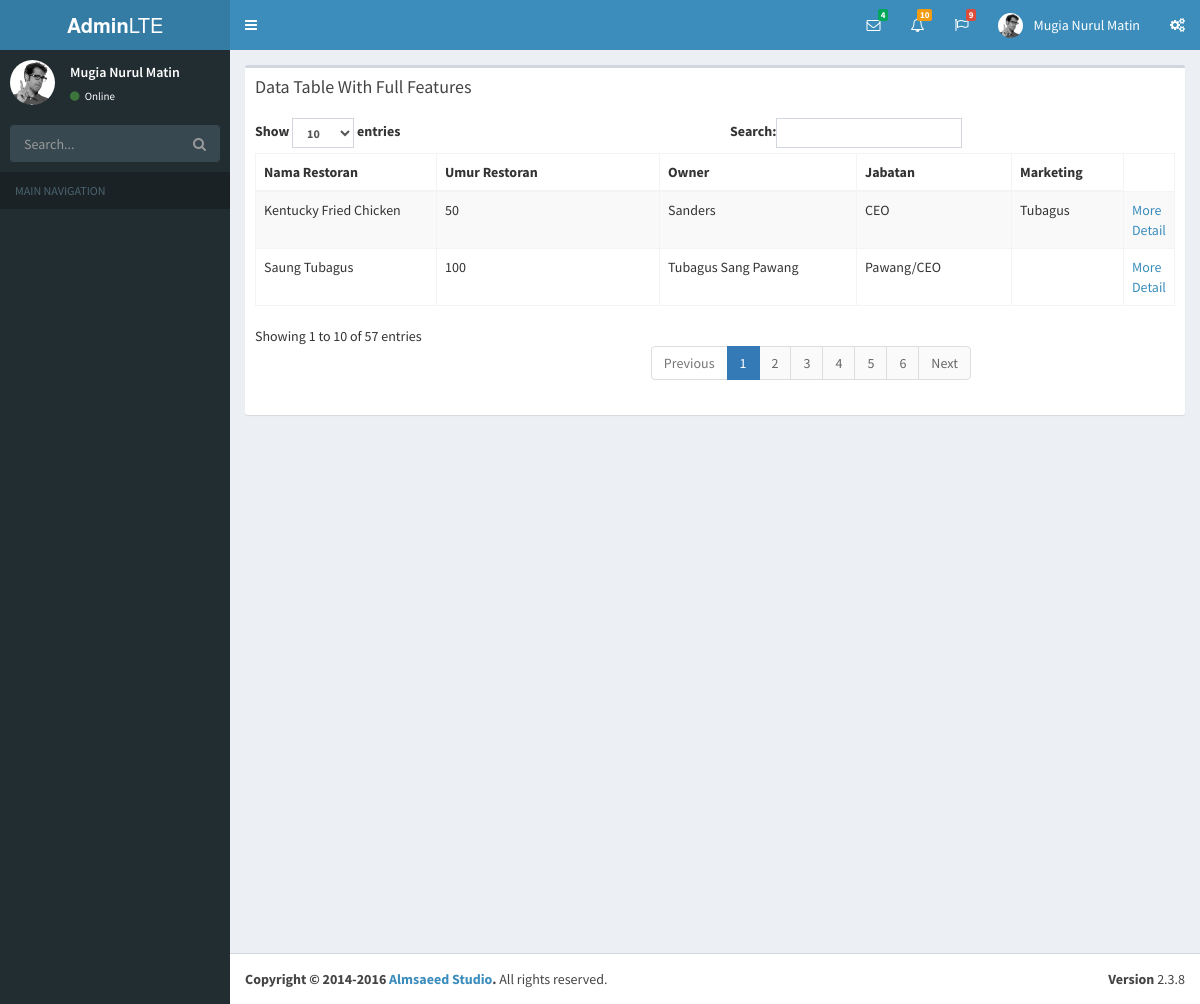
Screenshot of /index.php/c_resto/view_resto with the database file from the repository.
### tables this page shows
CREATE TABLE `resto` (
  `id` int(5) NOT NULL,
  `nama_resto` varchar(50) NOT NULL,
  `umur_resto` int(10) NOT NULL,
  `owner` varchar(50) NOT NULL,
  `jabatan` varchar(20) NOT NULL,
  `no_telp` varchar(16) NOT NULL,
  `sistem_sebelumnya` varchar(30) NOT NULL,
  `tanggal_visit` date NOT NULL,
  `id_marketing` int(5) NOT NULL,
  `potensi` varchar(15) NOT NULL
);

CREATE TABLE `marketing` (
  `id` int(5) NOT NULL,
  `nama_marketing` varchar(50) NOT NULL,
  `alamat` varchar(50) NOT NULL,
  `no_telp` int(16) NOT NULL,
  `tempat_lahir` varchar(15) NOT NULL,
  `tanggal_lahir` date NOT NULL,
  `id_users` int(11) NOT NULL
);

### application/controllers/C_resto.php (called while the page is built, shortened)
<?php
class C_resto extends CI_Controller {
	public function navigasi(){
	return"
			<li class='treeview'>
			<a href='".site_url('c_template/index_admin')."'>
            <i class='fa fa-dashboard'></i> <span>Beranda</span>
            <span class='pull-right-container'>
              <i class='fa fa-angle-left pull-right'></i>
            </span>
          </a></li>
		  <li class='active treeview'>
		  <a href='".site_url('c_resto/view_resto')."'>
            <i class='fa fa-dashboard'></i> <span>Mengelola Resto</span>
            <span class='pull-right-container'>
              <i class='fa fa-angle-left pull-right'></i>
            </span>
          </a></li>
		  ";
	}
	public function __construct(){
		$this->load->model('M_resto');
		$this->load->helper('form');
	}
	public function view_resto()
	{
		global $username;
		$a = new C_resto;
		$navigasi=$a->navigasi();
		$resto=$this->M_resto->select_resto()->result();
		$data2= array(
			'resto'=>$resto
		);
		$content=$this->load->view('V_resto',$data2,true);
		$data= array(
			'username'=>$username,
			'content'=>$content,
			'resto'=>$resto,
			'navigasi'=>$navigasi
		);
		$this->load->view('V_template',$data);
	}
}
?>

### index.php (called while the page is built, shortened)
<?php
require_once BASEPATH.'core/CodeIgniter.php';

### application/models/M_resto.php (called while the page is built, shortened)
<?php
class M_resto extends CI_Model{
	function select_resto(){
		$this->db->select('resto.id, resto.nama_resto, resto.umur_resto, resto.owner, resto.jabatan, resto.no_telp, resto.sistem_sebelumnya, resto.tanggal_visit, resto.potensi, marketing.nama_marketing');
		$this->db->from('resto');
		$this->db->join('marketing','resto.id = marketing.id', 'left');
		return $this->db->get();
	}
}
?>

### application/config/constants.php (called while the page is built, shortened)
<?php
$username="Mugia Nurul Matin";

### application/views/V_resto.php (the view)
<div class="box">
         <div class="box-header">
           <h3 class="box-title">Data Table With Full Features</h3>
         </div>
         <div class="box-body">
           <div id="example1_wrapper" class="dataTables_wrapper form-inline dt-bootstrap"><div class="row"><div class="col-sm-6"><div class="dataTables_length" id="example1_length"><label>Show <select name="example1_length" aria-controls="example1" class="form-control input-sm"><option value="10">10</option><option value="25">25</option><option value="50">50</option><option value="100">100</option></select> entries</label></div></div><div class="col-sm-6"><div id="example1_filter" class="dataTables_filter"><label>Search:<input type="search" class="form-control input-sm" placeholder="" aria-controls="example1"></label></div></div></div><div class="row"><div class="col-sm-12"><table id="example1" class="table table-bordered table-striped dataTable" role="grid" aria-describedby="example1_info">
             <thead>
             <tr role="row"><th class="sorting_asc" tabindex="0" aria-controls="example1" rowspan="1" colspan="1" aria-sort="ascending" aria-label="Rendering engine: activate to sort column descending" style="width: 181px;">Nama Restoran</th><th class="sorting" tabindex="0" aria-controls="example1" rowspan="1" colspan="1" aria-label="Browser: activate to sort column ascending" style="width: 223px;">Umur Restoran</th><th class="sorting" tabindex="0" aria-controls="example1" rowspan="1" colspan="1" aria-label="Platform(s): activate to sort column ascending" style="width: 197px;">Owner</th><th class="sorting" tabindex="0" aria-controls="example1" rowspan="1" colspan="1" aria-label="Engine version: activate to sort column ascending" style="width: 155px;">Jabatan</th><th class="sorting" tabindex="0" aria-controls="example1" rowspan="1" colspan="1" aria-label="CSS grade: activate to sort column ascending" style="width: 112px;">Marketing</th></tr>
             </thead>
             <tbody>
	<?php
	foreach($resto as $r){
	echo "<tr role='row' class='even'><td>".$r->nama_resto."</td>";
	echo "<td>".$r->umur_resto."</td>";
	echo "<td>".$r->owner."</td>";
	echo "<td>".$r->jabatan."</td>";
	echo "<td>".$r->nama_marketing."</td>";
	echo "<td><a href=".site_url('C_resto/view_resto2/'.$r->id).">More Detail</a></td></tr>";
	}
	?>
	</tbody>
           </table></div></div><div class="row"><div class="col-sm-5"><div class="dataTables_info" id="example1_info" role="status" aria-live="polite">Showing 1 to 10 of 57 entries</div></div><div class="col-sm-7"><div class="dataTables_paginate paging_simple_numbers" id="example1_paginate"><ul class="pagination"><li class="paginate_button previous disabled" id="example1_previous"><a href="#" aria-controls="example1" data-dt-idx="0" tabindex="0">Previous</a></li><li class="paginate_button active"><a href="#" aria-controls="example1" data-dt-idx="1" tabindex="0">1</a></li><li class="paginate_button "><a href="#" aria-controls="example1" data-dt-idx="2" tabindex="0">2</a></li><li class="paginate_button "><a href="#" aria-controls="example1" data-dt-idx="3" tabindex="0">3</a></li><li class="paginate_button "><a href="#" aria-controls="example1" data-dt-idx="4" tabindex="0">4</a></li><li class="paginate_button "><a href="#" aria-controls="example1" data-dt-idx="5" tabindex="0">5</a></li><li class="paginate_button "><a href="#" aria-controls="example1" data-dt-idx="6" tabindex="0">6</a></li><li class="paginate_button next" id="example1_next"><a href="#" aria-controls="example1" data-dt-idx="7" tabindex="0">Next</a></li></ul></div></div></div></div>
         </div>
       </div>

### application/views/V_template.php (shortened to what this page needs)
<!DOCTYPE html>
<html>
<head>
  <link rel="stylesheet" href="<?php echo base_url('bootstrap/css/bootstrap.min.css'); ?>">
  <link rel="stylesheet" href="https://cdnjs.cloudflare.com/ajax/libs/font-awesome/4.5.0/css/font-awesome.min.css">
  <link rel="stylesheet" href="https://cdnjs.cloudflare.com/ajax/libs/ionicons/2.0.1/css/ionicons.min.css">
  <link rel="stylesheet" href="<?php echo base_url('dist/css/AdminLTE.min.css'); ?>">
  <link rel="stylesheet" href="<?php echo base_url('dist/css/skins/_all-skins.min.css'); ?>">
</head>
<body class="hold-transition skin-blue sidebar-mini">
<div class="wrapper">
  <header class="main-header">
    <a href="index2.html" class="logo">
      <span class="logo-lg"><b>Admin</b>LTE</span>
    </a>
    <nav class="navbar navbar-static-top">
      <a href="#" class="sidebar-toggle" data-toggle="offcanvas" role="button">
      </a>
      <div class="navbar-custom-menu">
        <ul class="nav navbar-nav">
          <li class="dropdown messages-menu">
            <a href="#" class="dropdown-toggle" data-toggle="dropdown">
              <i class="fa fa-envelope-o"></i>
              <span class="label label-success">4</span>
            </a>
          </li>
          <li class="dropdown notifications-menu">
            <a href="#" class="dropdown-toggle" data-toggle="dropdown">
              <i class="fa fa-bell-o"></i>
              <span class="label label-warning">10</span>
            </a>
          </li>
          <li class="dropdown tasks-menu">
            <a href="#" class="dropdown-toggle" data-toggle="dropdown">
              <i class="fa fa-flag-o"></i>
              <span class="label label-danger">9</span>
            </a>
          </li>
          <li class="dropdown user user-menu">
            <a href="#" class="dropdown-toggle" data-toggle="dropdown">
              <img src="<?php echo base_url('dist/img/user2-160x160.jpg');?>" class="user-image" alt="User Image">
              <span class="hidden-xs"><?php echo $username; ?></span>
            </a>
          </li>
          <li>
            <a href="#" data-toggle="control-sidebar"><i class="fa fa-gears"></i></a>
          </li>
        </ul>
      </div>
    </nav>
  </header>
  <aside class="main-sidebar">
    <section class="sidebar">
      <div class="user-panel">
        <div class="pull-left image">
          <img src="<?php echo base_url('dist/img/user2-160x160.jpg');?>" class="img-circle" alt="User Image">
        </div>
        <div class="pull-left info">
          <p><?php echo $username; ?></p>
          <a href="#"><i class="fa fa-circle text-success"></i> Online</a>
        </div>
      </div>
      <form action="#" method="get" class="sidebar-form">
        <div class="input-group">
          <input type="text" name="q" class="form-control" placeholder="Search...">
              <span class="input-group-btn">
                <button type="submit" name="search" id="search-btn" class="btn btn-flat"><i class="fa fa-search"></i>
                </button>
              </span>
        </div>
      </form>
      <ul class="sidebar-menu">
        <li class="header">MAIN NAVIGATION</li>
  </aside>
  <div class="content-wrapper">
  <section class="content">
  <?php echo $content; ?>
	</section>
	</div>
  <footer class="main-footer">
    <div class="pull-right hidden-xs">
      <b>Version</b> 2.3.8
    </div>
    <strong>Copyright &copy; 2014-2016 <a href="http://almsaeedstudio.com">Almsaeed Studio</a>.</strong> All rights
    reserved.
  </footer>
</div>
</body>
</html>

### rows the page displays
resto: nama_resto "Kentucky Fried Chicken", umur_resto "50", owner "Sanders", jabatan "CEO", id_marketing.nama_marketing "Tubagus"
resto: nama_resto "Saung Tubagus", umur_resto "100", owner "Tubagus Sang Pawang", jabatan "Pawang/CEO"

### other values shown
$username "Mugia Nurul Matin"
